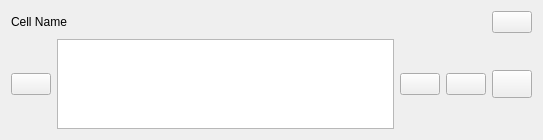
<?xml version="1.0" encoding="UTF-8"?>
<ui version="4.0">
 <class>CopyPasteCell</class>
 <widget class="QWidget" name="CopyPasteCell">
  <property name="geometry">
   <rect>
    <x>0</x>
    <y>0</y>
    <width>543</width>
    <height>140</height>
   </rect>
  </property>
  <property name="sizePolicy">
   <sizepolicy hsizetype="Expanding" vsizetype="Expanding">
    <horstretch>0</horstretch>
    <verstretch>0</verstretch>
   </sizepolicy>
  </property>
  <property name="windowTitle">
   <string>Form</string>
  </property>
  <layout class="QVBoxLayout" name="verticalLayout" stretch="1,0">
   <item>
    <layout class="QHBoxLayout" name="horizontalLayout_2" stretch="1,0,0">
     <property name="spacing">
      <number>7</number>
     </property>
     <property name="sizeConstraint">
      <enum>QLayout::SetMaximumSize</enum>
     </property>
     <property name="bottomMargin">
      <number>0</number>
     </property>
     <item>
      <widget class="QLabel" name="cellLabel">
       <property name="text">
        <string>Cell Name</string>
       </property>
      </widget>
     </item>
     <item>
      <spacer name="horizontalSpacer">
       <property name="orientation">
        <enum>Qt::Horizontal</enum>
       </property>
       <property name="sizeHint" stdset="0">
        <size>
         <width>40</width>
         <height>20</height>
        </size>
       </property>
      </spacer>
     </item>
     <item>
      <widget class="QPushButton" name="editLabelButton">
       <property name="text">
        <string/>
       </property>
      </widget>
     </item>
    </layout>
   </item>
   <item>
    <layout class="QHBoxLayout" name="horizontalLayout" stretch="0,0,0,0,0">
     <item>
      <widget class="QPushButton" name="pasteButton">
       <property name="cursor">
        <cursorShape>PointingHandCursor</cursorShape>
       </property>
       <property name="toolTip">
        <string notr="true" extracomment="Paste your text here"/>
       </property>
       <property name="toolTipDuration">
        <number>-1</number>
       </property>
       <property name="statusTip">
        <string>Paste Here</string>
       </property>
       <property name="whatsThis">
        <string/>
       </property>
       <property name="accessibleDescription">
        <string/>
       </property>
       <property name="text">
        <string/>
       </property>
      </widget>
     </item>
     <item>
      <widget class="QTextEdit" name="textEdit">
       <property name="minimumSize">
        <size>
         <width>0</width>
         <height>70</height>
        </size>
       </property>
       <property name="font">
        <font>
         <pointsize>10</pointsize>
        </font>
       </property>
       <property name="toolTip">
        <string extracomment="Add Text Here"/>
       </property>
       <property name="statusTip">
        <string>Copy/Paste text here</string>
       </property>
      </widget>
     </item>
     <item>
      <widget class="QPushButton" name="copyButton">
       <property name="cursor">
        <cursorShape>PointingHandCursor</cursorShape>
       </property>
       <property name="statusTip">
        <string>Copy from here</string>
       </property>
       <property name="text">
        <string/>
       </property>
      </widget>
     </item>
     <item>
      <widget class="QPushButton" name="clearButton">
       <property name="cursor">
        <cursorShape>PointingHandCursor</cursorShape>
       </property>
       <property name="statusTip">
        <string>Erase all text in box</string>
       </property>
       <property name="text">
        <string/>
       </property>
      </widget>
     </item>
     <item>
      <widget class="QPushButton" name="deleteButton">
       <property name="minimumSize">
        <size>
         <width>0</width>
         <height>28</height>
        </size>
       </property>
       <property name="statusTip">
        <string>Delete this cell</string>
       </property>
       <property name="text">
        <string/>
       </property>
      </widget>
     </item>
    </layout>
   </item>
  </layout>
 </widget>
 <resources/>
 <connections/>
</ui>
